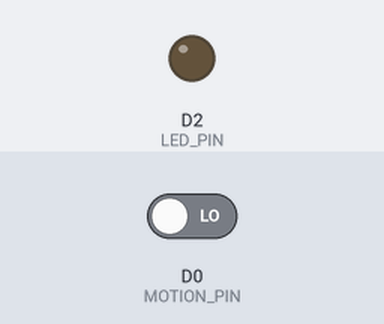
A sketch run on a simulated Particle Photon. On the bench: output pins drawn as LEDs (lit = HIGH). The inputs (shaded band) are chosen by the test bench; at power-on: D0 (MOTION_PIN) LOW.

Above: at 2.8 s.
2.9 s: D0 (MOTION_PIN) driven HIGH
At 3.6 s:
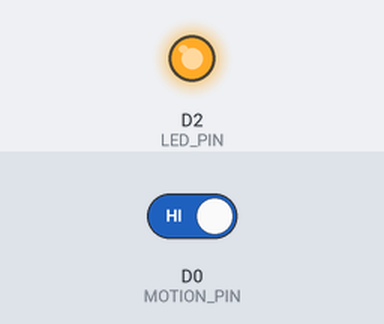
Timing chart, 0 to 5.9 s (numbered marks = the images above; inputs shaded):
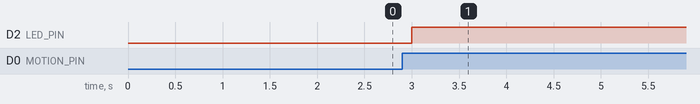

The sketch:

SIT210-Task3-2C-ParticleIFTTT.ino
```cpp
#define MOTION_PIN  D0  // PIR input pin
#define LED_PIN     D2  // LED output pin

bool motion=0;          // Current motion status
bool prev_motion=0;     // Previous motion status

void setup() {
  pinMode(MOTION_PIN, INPUT); // Initialise motion sensor pin
  pinMode(LED_PIN, OUTPUT);   // Initialise LED pin
  Serial.begin(9600);
}

void loop() {
  bool prev_motion=motion;        // Store previous motion status
  motion=digitalRead(MOTION_PIN); // Read PIR sensor

  // If motion status has changed, update LED to reflect and publish status change to IFTTT
  if(prev_motion!=motion) {
    if(motion==true){
      digitalWrite(LED_PIN, HIGH);
      Particle.publish("Motion_Status", "Motion Detected");
      delay(30000);
    }
    else {
      digitalWrite(LED_PIN, LOW);
      Particle.publish("Motion_Status", "No Motion");
    }
  }

  delay(1000);
}
```

Measured:
- after the input at 2.9 s, D2 (LED_PIN): LOW → HIGH after 0.10 s
